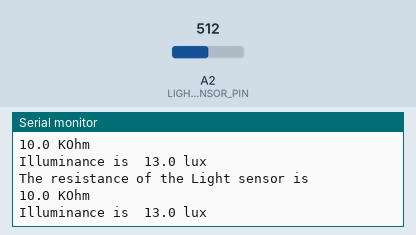
Simulated run of this sketch. Board: Arduino Uno, built with avr-gcc and run on an emulated ATmega328P. Parts: the last lines printed to the serial monitor. Inputs (shaded band) come from the test bench; at power-on: A2 (LIGHTSENSOR_PIN) = 512.

Above: at 1.8 s.
1.9 s: A2 (LIGHTSENSOR_PIN) set to 0
At 2.9 s:
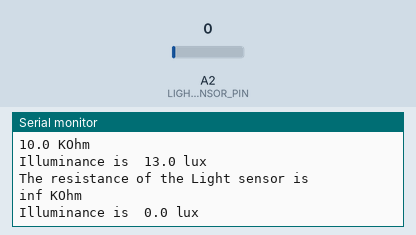
4.5 s: A2 (LIGHTSENSOR_PIN) set to 1023
At 5.5 s:
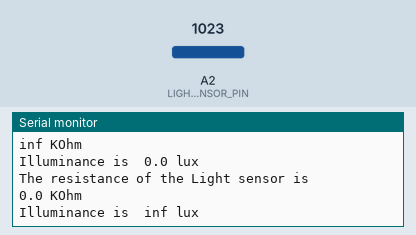

The sketch:

LDRExample.ino
```cpp
#include <math.h>

#define LIGHTSENSOR_PIN A2

void setup()
{
  Serial.begin(9600);
  pinMode(LIGHTSENSOR_PIN, INPUT);
}

void loop()
{
  float Rsensor = getRes();//if Rsensor is larger than 40 KOhm, the ambient light is very dark.
                                       //if Rsensor is smaller than 10 KOhm, the ambient light is bright.
  Serial.println("The resistance of the Light sensor is ");
  Serial.print(Rsensor,1);
  Serial.println(" KOhm");

  float lux;
  lux = 325*pow(Rsensor,-1.4);

  Serial.print("Illuminance is  ");
  Serial.print(lux,1);
  Serial.println(" lux");
  delay(1000);
}

float getRes()
{
  int sensorValue = analogRead(LIGHTSENSOR_PIN);
  float Rsensor;
  Rsensor=(float)(1023-sensorValue)*10/sensorValue;
  return Rsensor;//unit is KOhm
}
```

Measured:
- after the input at 1.9 s, the serial monitor: prints a new line after 0.17 s (image 1)
- after the input at 4.5 s, the serial monitor: prints a new line after 0.60 s (image 2)
